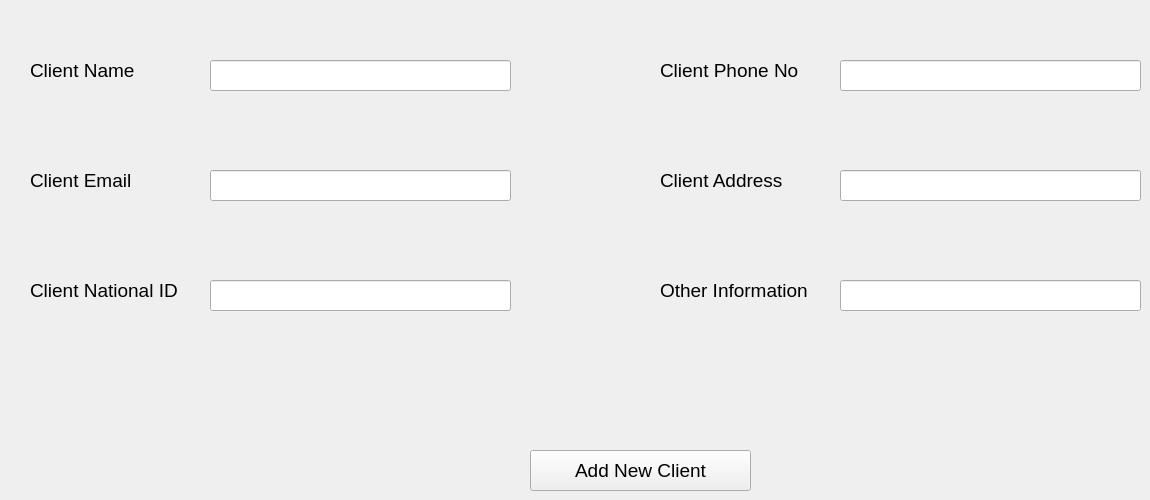
      <widget class="QWidget" name="tab_13">
       <attribute name="title">
        <string>Add New Client</string>
       </attribute>
       <widget class="QLineEdit" name="lineEdit_23">
        <property name="geometry">
         <rect>
          <x>210</x>
          <y>60</y>
          <width>301</width>
          <height>31</height>
         </rect>
        </property>
       </widget>
       <widget class="QPushButton" name="pushButton_22">
        <property name="geometry">
         <rect>
          <x>530</x>
          <y>450</y>
          <width>221</width>
          <height>41</height>
         </rect>
        </property>
        <property name="font">
         <font>
          <pointsize>14</pointsize>
         </font>
        </property>
        <property name="text">
         <string>Add New Client</string>
        </property>
       </widget>
       <widget class="QLabel" name="label_31">
        <property name="geometry">
         <rect>
          <x>30</x>
          <y>60</y>
          <width>121</width>
          <height>20</height>
         </rect>
        </property>
        <property name="font">
         <font>
          <pointsize>14</pointsize>
         </font>
        </property>
        <property name="text">
         <string>Client Name</string>
        </property>
       </widget>
       <widget class="QLineEdit" name="lineEdit_24">
        <property name="geometry">
         <rect>
          <x>210</x>
          <y>170</y>
          <width>301</width>
          <height>31</height>
         </rect>
        </property>
       </widget>
       <widget class="QLabel" name="label_32">
        <property name="geometry">
         <rect>
          <x>30</x>
          <y>170</y>
          <width>131</width>
          <height>20</height>
         </rect>
        </property>
        <property name="font">
         <font>
          <pointsize>14</pointsize>
         </font>
        </property>
        <property name="text">
         <string>Client Email</string>
        </property>
       </widget>
       <widget class="QLineEdit" name="lineEdit_29">
        <property name="geometry">
         <rect>
          <x>210</x>
          <y>280</y>
          <width>301</width>
          <height>31</height>
         </rect>
        </property>
       </widget>
       <widget class="QLabel" name="label_33">
        <property name="geometry">
         <rect>
          <x>30</x>
          <y>280</y>
          <width>161</width>
          <height>20</height>
         </rect>
        </property>
        <property name="font">
         <font>
          <pointsize>14</pointsize>
         </font>
        </property>
        <property name="text">
         <string>Client National ID</string>
        </property>
       </widget>
       <widget class="QLineEdit" name="lineEdit_38">
        <property name="geometry">
         <rect>
          <x>840</x>
          <y>60</y>
          <width>301</width>
          <height>31</height>
         </rect>
        </property>
        <property name="text">
         <string/>
        </property>
       </widget>
       <widget class="QLabel" name="label_46">
        <property name="geometry">
         <rect>
          <x>660</x>
          <y>60</y>
          <width>151</width>
          <height>20</height>
         </rect>
        </property>
        <property name="font">
         <font>
          <pointsize>14</pointsize>
         </font>
        </property>
        <property name="text">
         <string>Client Phone No</string>
        </property>
       </widget>
       <widget class="QLabel" name="label_47">
        <property name="geometry">
         <rect>
          <x>660</x>
          <y>170</y>
          <width>151</width>
          <height>20</height>
         </rect>
        </property>
        <property name="font">
         <font>
          <pointsize>14</pointsize>
         </font>
        </property>
        <property name="text">
         <string>Client Address</string>
        </property>
       </widget>
       <widget class="QLineEdit" name="lineEdit_39">
        <property name="geometry">
         <rect>
          <x>840</x>
          <y>170</y>
          <width>301</width>
          <height>31</height>
         </rect>
        </property>
        <property name="text">
         <string/>
        </property>
       </widget>
       <widget class="QLabel" name="label_48">
        <property name="geometry">
         <rect>
          <x>660</x>
          <y>280</y>
          <width>171</width>
          <height>20</height>
         </rect>
        </property>
        <property name="font">
         <font>
          <pointsize>14</pointsize>
         </font>
        </property>
        <property name="text">
         <string>Other Information</string>
        </property>
       </widget>
       <widget class="QLineEdit" name="lineEdit_40">
        <property name="geometry">
         <rect>
          <x>840</x>
          <y>280</y>
          <width>301</width>
          <height>31</height>
         </rect>
        </property>
        <property name="text">
         <string/>
        </property>
       </widget>
      </widget>
